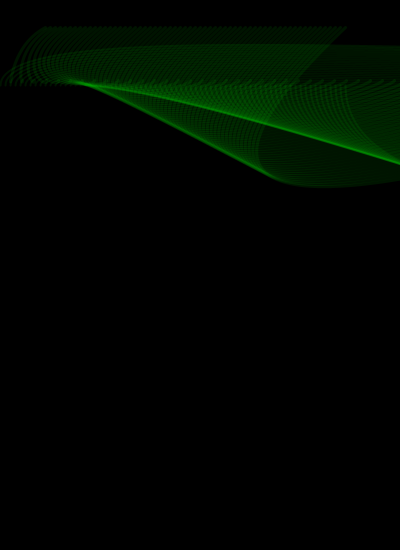
Frame 1 (no input)
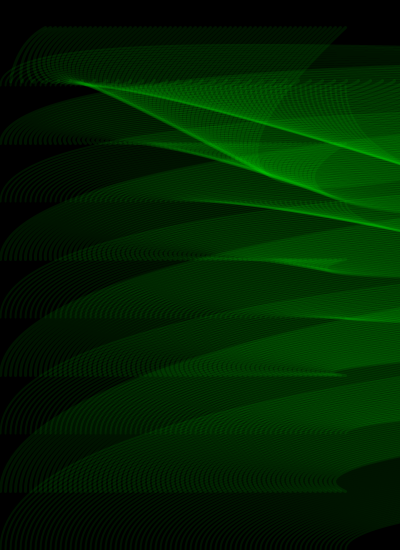
Frame 60 (the mouse pressed at the canvas centre just before this capture)
Frame 120 (the mouse held since frame 60 and released just before this capture): identical to frame 60, image omitted

The Processing sketch that drew these frames (run headless with seeded random() and noise(); from frame 60 on, the mouse is pressed at the canvas centre):

// Processing sketch: processing_32485
// ── processing_32485.pde

/* Includes */
// you needed this to access the library!
//import processing.pdf.*;

/* Variables */

int x1=45;
int y1=27;
int h =50;
int w=50;
int x2=25;
int y2=25;
int a=10;

/* function */

void setup(){
  size(400,550);
 // beginRecord(PDF, "AshA.pdf");
  background(0);
  noFill();
  stroke(0,255,0,20);
  smooth();
}

void draw(){
//first line of code
  if(y1<550){
  while (x1<350){
    strokeWeight(3);
   bezier(x1, y1, 10, x1, a, 90, a, 80);
  x1=x1+5;
  a=a+12;
  }
  x1=0;
  y1=y1+58;
 }

  
    if(y1<550){
  while (x1<350){
    strokeWeight(2);
   bezier(x1, y1, x1, x1, a, y1, a, x2);
  x1=x1+5;
  a=a+12;
  }
  x1=0;
  y1=y1+58;
 }
}
 
 /*void keyPressed() {
   if (key == 'q') {
   endRecord(); // end the recording when youve got everything you want but still inside the setup function
   exit(); 
   }
 } 
*/
